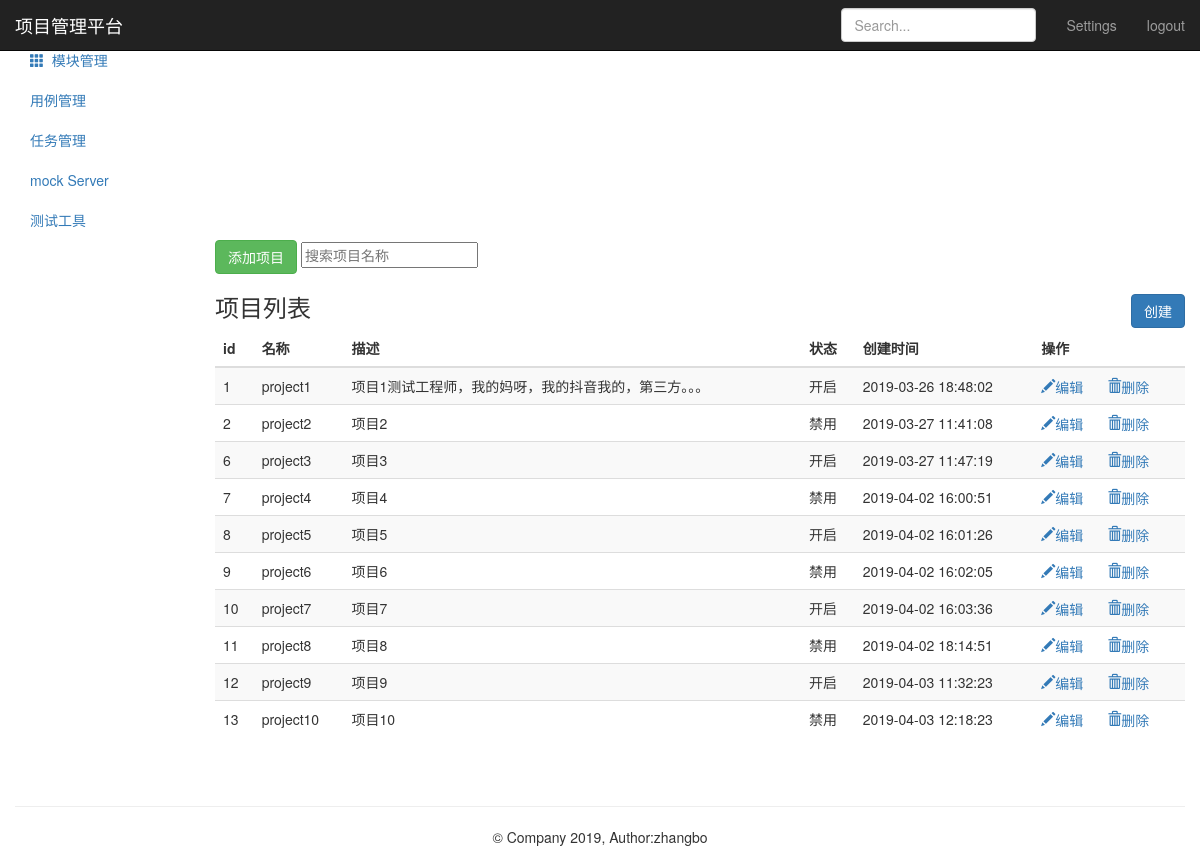
The page /project/ (signed in) on the database as committed earlier.
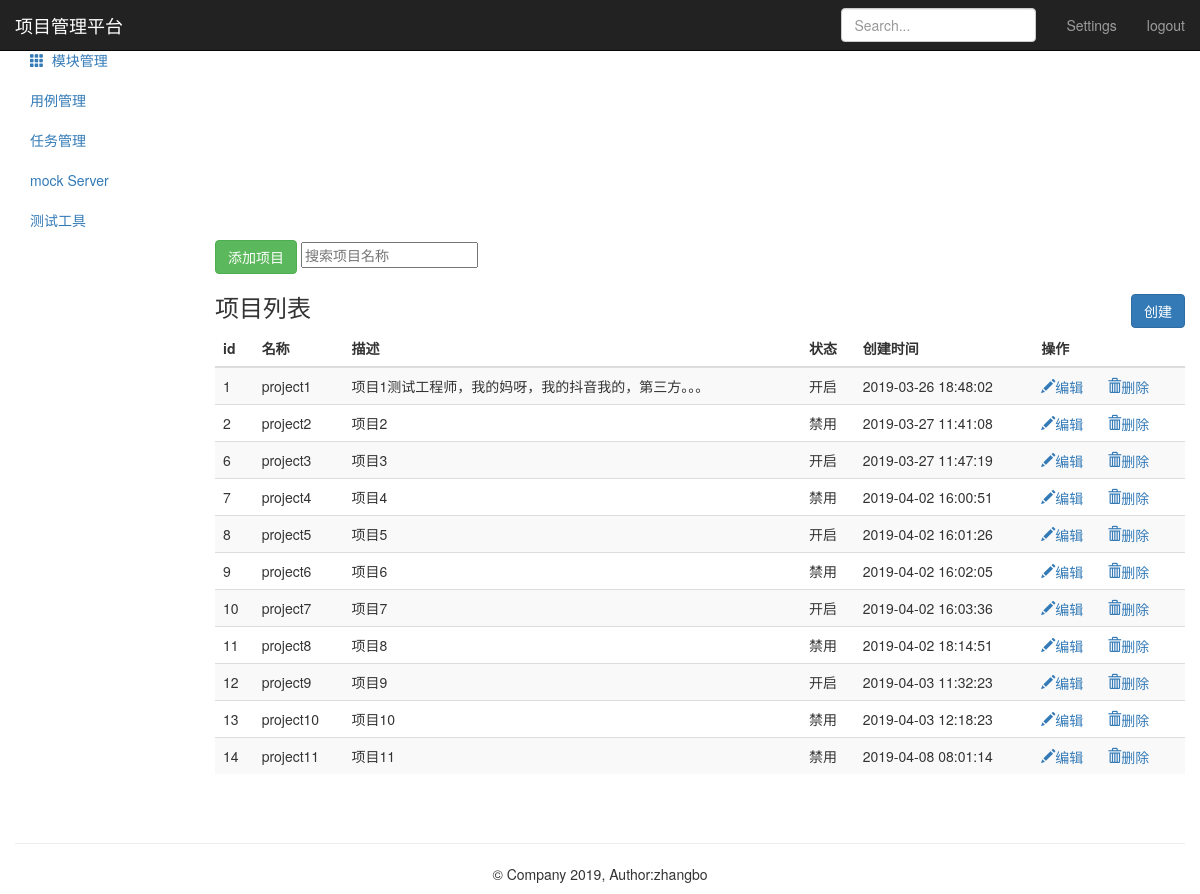
The same page on the database as committed later.
### personal/models/project.py (models this page shows, shortened)
class Project(models.Model):
      name = models.CharField("名称",max_length=50,null=False)
      describe = models.TextField("描述",default="",max_length=50)
      status = models.BooleanField("状态",default=1)
      update_time = models.DateTimeField(auto_now=True)
      create_time = models.DateTimeField(auto_now_add=True)

### personal/views/project_views.py (the view)
# urls.py: path('project/',project_views.project_manage),
@login_required
def project_manage(request):
    project_all = Project.objects.all()
    return render(request,"project.html",{"projects":project_all,"type":"list"})

### personal/templates/project.html (shortened to what this page needs)
{% extends "base.html" %}
{% block base %}
     <nav class="navbar navbar-inverse navbar-fixed-top">
        <div class="container-fluid">
            <div class="navbar-header">
            <a class="navbar-brand" href="#">项目管理平台</a>
            </div>
            <div id="navbar" class="navbar-collapse collapse">
                <ul class="nav navbar-nav navbar-right">
                    <li><a href="#">Settings</a></li>
                    <li><a href="/logout/">logout</a></li>
                </ul>
                <form class="navbar-form navbar-right">
                    <input type="text" class="form-control" placeholder="Search...">
                </form>
            </div>
        </div>
     </nav>
    <div class="container-fluid">
        <div class="row">
            <div class="col-sm-3 col-md-2 sidebar">
                <ul class="nav nav-sidebar">
                    <li class="active">
                        <a href="/project/">
                        </a>
                    </li>
                    <li>
                        <a href="/module/">
                            <i class="glyphicon glyphicon-th"></i>&nbsp;&nbsp;模块管理
                        </a>
                    </li>
               </ul>
               <ul class="nav nav-sidebar">
                 <li><a href="">用例管理</a></li>
                 <li><a href="">任务管理</a></li>
               </ul>
               <ul class="nav nav-sidebar">
                    <li><a href="">mock Server</a></li>
                    <li><a href="">测试工具</a></li>
               </ul>
            </div>
            <div class="col-sm-9 col-sm-offset-3 col-md-10 col-md-offset-2 main">
                {% if type == "list" %}
                <form class="project" method="post" name="project-page">
                    <button  class="btn btn-success" type="submit" name="insert-project-data">添加项目</button>
                    <input  type="text" name="search-project" placeholder="搜索项目名称">
                </form>
                <h3 class="sub-header">项目列表
                    <button class="btn btn-primary" name="submit" style="float:right;"
                            onclick="location.href='/project/add_project/'">创建</button>
                </h3>
                <div class="table-responsive">
                    <table class="table table-striped">
                        <thead>
                            <tr style="text-align: center">
                                <th>id</th>
                                <th>名称</th>
                                <th>描述</th>
                                <th>状态</th>
                                <th>创建时间</th>
                                <th>操作</th>
                            </tr>
                        </thead>
                        <tbody>
                            {% for project in projects %}
                            <tr>
                                  <td>{{ project.id}}</td>
                                  <td>{{ project.name}}</td>
                                  <td>{{ project.describe}}</td>
                                  <td>
                                      {% if project.status == True %}
                                          <span>开启</span>
                                      {% elif project.status == False %}
                                          <span>禁用</span>
                                      {% endif %}
                                  </td>
                                  <td>{{ project.create_time | date:"Y-m-d H:i:s" }}</td>
                                  <td>
                                      <a href="/project/edit_project/{{ project.id }}/">
                                          <i class="glyphicon glyphicon-pencil">编辑</i>
                                      </a>
                                      <a href="/project/delete_project/" style="margin-left:20px;">
                                          <i class="glyphicon glyphicon-trash">删除</i>
                                      </a>
                                  </td>
                            </tr>
                            {% endfor %}
                        </tbody>
                    </table>
                </div>
                {% endif %}
            </div>
        </div>
    </div>
{% endblock %}

### personal/templates/base.html (shortened to what this page needs)
<!DOCTYPE html>
<html lang="en">
<head>
    <link href="https://cdn.bootcss.com/bootstrap/3.3.7/css/bootstrap.min.css" rel="stylesheet">
    <link href="https://v3.bootcss.com/examples/dashboard/dashboard.css" rel="stylesheet">
</head>
<body>
{% block base %}
{% endblock %}
    <div class="container theme-showcase" role="main" style="text-align: center;width: auto">
       <div class="page-header"></div>
       <footer class="footer">
         <p>&copy; Company 2019, Author:zhangbo</p>
       </footer>
    </div>
</body>
</html>

Rows that differ between the two databases and show on the page:
added Project: id "14", name "project11", describe "项目11", status "禁用", create_time "2019-04-08 08:01:14"
